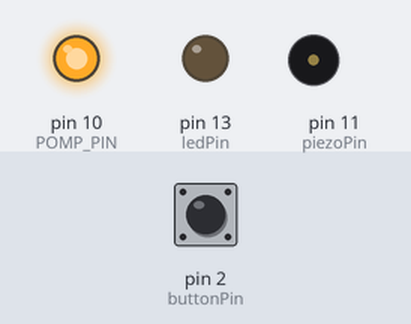
Bench run of a sketch on a simulated Arduino Uno, built with avr-gcc and run on an emulated ATmega328P. Shown: output pins drawn as LEDs (lit = HIGH), buzzer (waves = sounding). Inputs (shaded band) come from the test bench; at power-on: pin 2 (buttonPin) LOW. What the sketch prints to the serial monitor is not drawn.

Above: at 1.2 s.
1.3 s: pin 2 (buttonPin) pulled HIGH for 0.15 s
At 2.0 s:
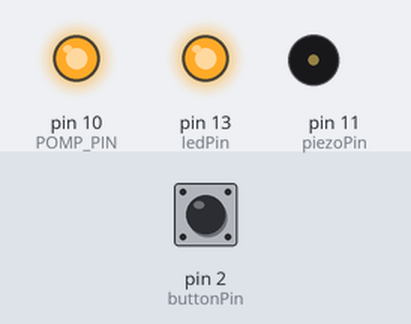
At 6.3 s:
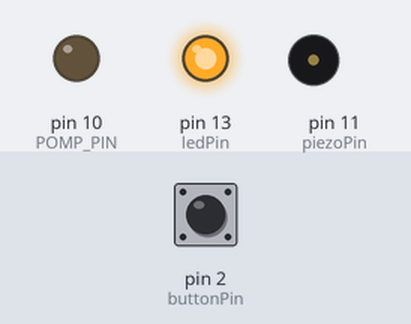
Timing chart, 0 to 11.8 s (numbered marks = the images above; inputs shaded):
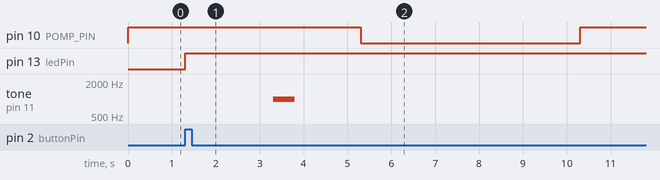

Measured:
- after the input at 1.3 s, pin 10 (POMP_PIN): HIGH → LOW after 4.0 s, → HIGH 5.0 s later; pin 13 (ledPin): LOW → HIGH at once; tone on pin 11 (piezoPin): silent → 1000 Hz after 2.0 s, → silent 0.50 s later

The sketch:

irrigator.ino
```cpp
int flag=0;
const int buttonPin = 2;
const int piezoPin = 11;
const int POMP_PIN = 10;
const long INTERVAL_between = 60000*60;
const long INTERVAL_watering = 5000;

int ledPin = 13;
int buttonState = 0;
unsigned long waitTime = 0;

void setup()
{
  Serial.begin(9600);
  pinMode(POMP_PIN, OUTPUT);
  pinMode(ledPin, OUTPUT);
  pinMode(buttonPin, INPUT);
  digitalWrite(POMP_PIN, HIGH);
}

void loop(){
  buttonState = digitalRead(buttonPin);
  Serial.println(buttonState);
    if(buttonState==HIGH&&flag==0)
     {
       flag=1;
       buttonState = 0;
       digitalWrite(ledPin, HIGH);
       delay(2000);
       tone(piezoPin, 1000, 500);
       delay(2000);
     }

    if(buttonState==HIGH&&flag==1)
     {
       flag=0;
       buttonState = 0;
       waitTime = 0;
       digitalWrite(ledPin, LOW);
       delay(2000);
     }

if (flag == 1){
    Serial.print("Time: ");
    Serial.println(millis(), waitTime);
      if (waitTime == 0 || millis() - waitTime > INTERVAL_between*12){
        digitalWrite(POMP_PIN, LOW);
        delay(INTERVAL_watering);
        digitalWrite(POMP_PIN, HIGH);
        waitTime = millis();
    }
  }
}
```
